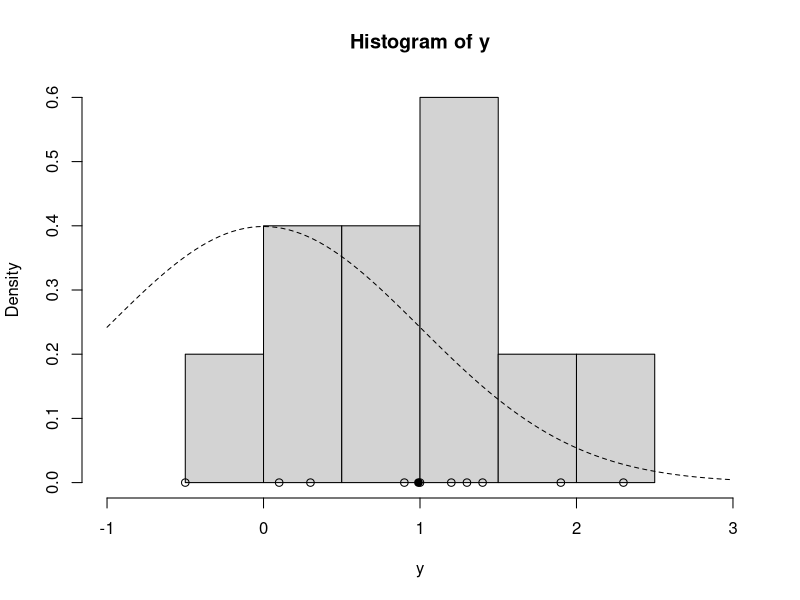

Reproduce this figure in R.
#Gibbs Sampler

#Y_i |mu ~ N(mu, sigma_sq) likelihood
#mu~N(mu_0, sigma_sq_0) conjugate prior for mu
#sigma_sq~IG(nu_0, beta_0) conjugate prior for sigma_sq

#using the joint distribution (multiply the cdfs) 
#we simplify the posteriors by removing conditional constants
#we have our conditional posteriors ceteris paribus the other variables
#values are then updated using the last update from the other variable and so on

#Define posterior distributions for mu and sigma_sq variables
update_mu= function(n, ybar, sig2, mu_0, sig2_0){

  sig2_1=1.0/(n/sig2 +1/sig2_0)
  mu_1= (1.0/(n/sig2 +1/sig2_0))*(n*ybar/sig2 + mu_0/sig2_0)
  
  rnorm(n=1,mean=mu_1, sd=sqrt(sig2_1))
}

update_sig2=function(n, y, mu, nu_0, beta_0){
  
  nu_1= nu_0 + n/2.0
  beta_1= beta_0 + sum((y-mu)^2)/2.0
  
  out_gamma=rgamma(n=1, shape=nu_1, rate=beta_1 )
  1.0/out_gamma
}

#Define Gibbs sampler
gibbs=function(y,n_iter, init, prior){
  ybar=mean(y)
  n=length(y)
  
  mu_out=numeric(n_iter)
  sig2_out=numeric(n_iter)
  
  mu_current=init$mu
  
  for(i in 1:n_iter){

    sig2_current= update_sig2(n, y, mu=mu_current, nu_0=prior$nu_0, beta_0= prior$beta_0)

    mu_current=update_mu(n,ybar, sig2=sig2_current, mu_0 = prior$mu_0, sig2_0 = prior$sig2_0)
    
    sig2_out[i]=sig2_current
    mu_out[i]=mu_current
  }
  cbind(mu=mu_out, sig2= sig2_out)
}

#Set-up problem
#Example
y= c(1.2, 1.4, -0.5, 0.3, 0.9, 2.3, 1.0, 0.1, 1.3, 1.9)
ybar=mean(y)
n=length(y)

#Prior
prior=list()

prior$mu_0=0.0
prior$sig2_0=1.0

prior$n_0=2.0
prior$s2_0=1.0

prior$nu=prior$n_0/2.0
prior$beta_0=prior$n_0 +prior$s2_0/2

hist(y, freq=FALSE, xlim=c(-1, 3))
curve(dnorm(x=x, mean=prior$mu_0, sd=sqrt(prior$sig2_0)), lty=2, add=TRUE)
points(y, rep(0,n))
points(ybar, 0.0, pch=19)

#Run Gibbs sampler
set.seed(53)

init=list()
init$mu= 0.0

post=gibbs(y=y,n_iter=1000, init=init, prior=prior)






